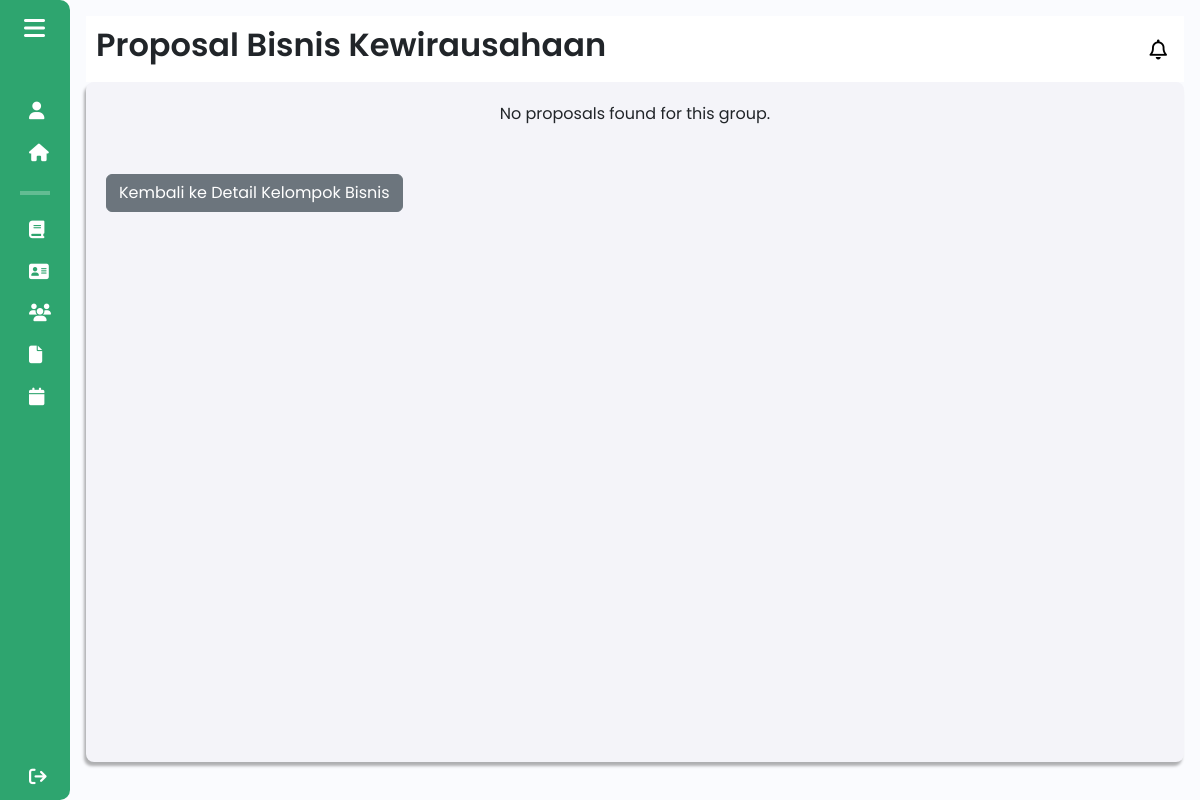
The page /components/pages/admin/proposal_bisnis_admin.php?id_kelompok=25 (signed in) on the database as committed earlier.
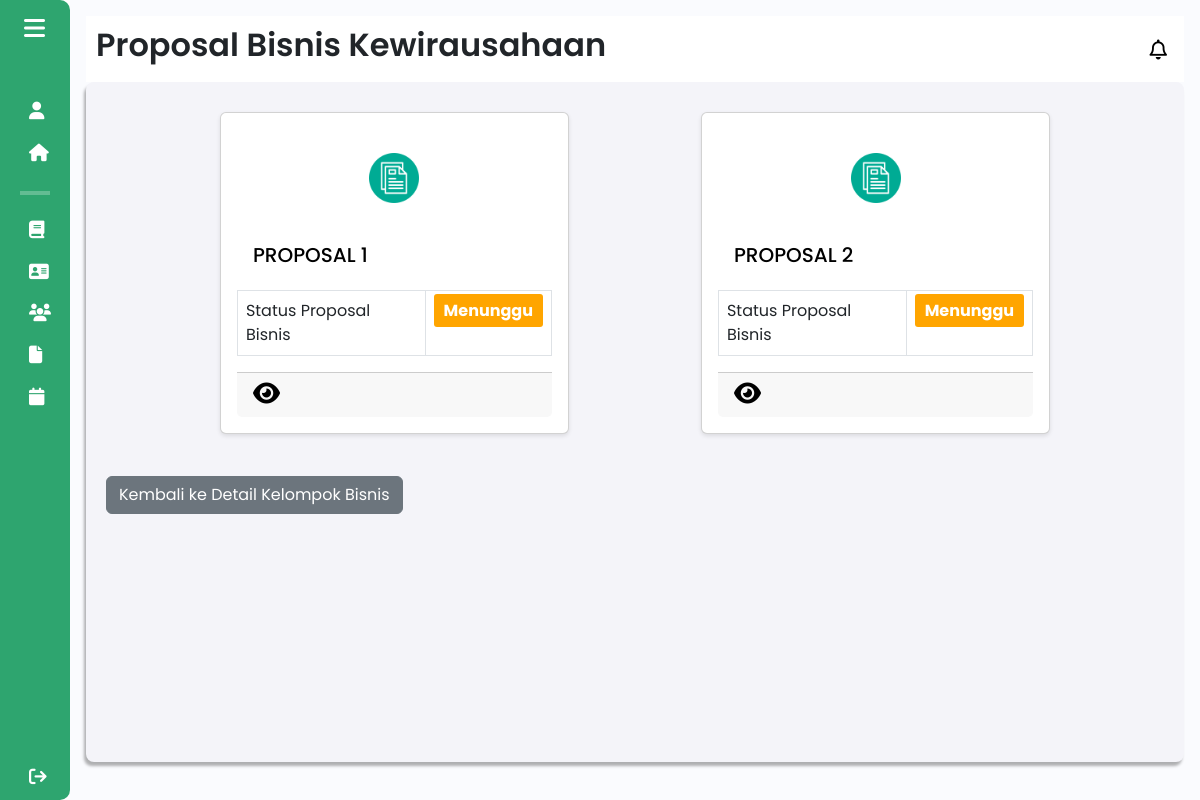
The same page on the database as committed later.
### tables this page shows
CREATE TABLE `proposal_bisnis_backup` (
  `id` int(11) NOT NULL DEFAULT 0,
  `judul_proposal` varchar(255) NOT NULL,
  `tahapan_bisnis` varchar(25) NOT NULL,
  `sdg` text NOT NULL,
  `kategori` varchar(255) DEFAULT NULL,
  `other_category` varchar(255) DEFAULT NULL,
  `proposal_pdf` varchar(255) NOT NULL,
  `kelompok_id` int(11) NOT NULL,
  `status` enum('menunggu','ditolak','disetujui') DEFAULT 'menunggu',
  `ide_bisnis` varchar(255) DEFAULT NULL,
  `feedback` varchar(255) DEFAULT NULL
);

### components/pages/admin/proposal_bisnis_admin.php (the view, shortened to what this page needs)
<?php
include $_SERVER['DOCUMENT_ROOT'] . '/Aplikasi-Kewirausahaan/config/db_connection.php';
$id_kelompok = isset($_GET['id_kelompok']) ? $_GET['id_kelompok'] : null;
if ($id_kelompok) {
    $sql = "SELECT * FROM proposal_bisnis_backup WHERE kelompok_id = $id_kelompok";
    $result = $conn->query($sql);
}
?>
<!DOCTYPE html>
<html lang="en">
<head>
    <link href="https://cdn.lineicons.com/4.0/lineicons.css" rel="stylesheet" />
    <link href="https://cdn.jsdelivr.net/npm/bootstrap@5.3.0-alpha3/dist/css/bootstrap.min.css" rel="stylesheet"
>
    <link rel="stylesheet" href="/Aplikasi-Kewirausahaan/assets/css/proposal_bisnis.css">
</head>
<body>
    <div class="wrapper">
        <?php
        include 'sidebar_admin.php';
        ?>
        <div class="main p-3">
            <div class="main_header">
                <?php
                    include 'header_admin.php';
                ?>
            </div>
            <div class="main_wrapper">
                <div class="card-container">
                    <?php
                    if ($result && mysqli_num_rows($result) > 0) {
                        while ($proposal = mysqli_fetch_assoc($result)) {
                            $id = $proposal['id'];
                            ?>
                            <div class="card" style="width: 33%; margin: 10px;">
                                <div class="card-icon text-center py-4">
                                    <img src="\Aplikasi-Kewirausahaan\assets\img\document-file_6424455.png" alt="Dokumen" style="width: 50px; height: 50px;">
                                </div>
                                <div class="card-body m-0">
                                    <h5 class="card-title"><?php echo htmlspecialchars($proposal['judul_proposal']); ?></h5>
                                </div>
                                <table class="table table-bordered m-0 styled-table">
                                    <tbody>
                                        <tr>
                                            <td>Status Proposal Bisnis</td>
                                            <td>
                                                <span id="status-label" class="status"
                                                    style="background-color: <?php
                                                        if ($proposal['status'] == 'disetujui') {
                                                            echo '#2ea56f';
                                                        } elseif ($proposal['status'] == 'ditolak') {
                                                            echo '#dc3545';
                                                        } else {
                                                            echo 'orange';
                                                        }
                                                    ?>; padding: 5px 10px; border-radius: 3px;">
                                                    <?php echo htmlspecialchars($proposal['status']); ?>
                                                </span>
                                            </td>
                                        </tr>
                                    </tbody>
                                </table>
                                <div class="card-footer">
                                <a href="detail_proposal_bisnis_admin.php?id=<?php echo $id; ?>&id_kelompok=<?php echo $id_kelompok; ?>">
                                    <i class="fa-solid fa-eye detail-icon" data-bs-toggle="tooltip" data-bs-custom-class="custom-tooltip" data-bs-title="Lihat Detail Proposal Bisnis"></i>
                                </a>
                                </div>
                            </div>
                            <?php
                        }
                    } else {
                        echo "<p>No proposals found for this group.</p>";
                    }
                    ?>
                </div>
                <div class="mt-3" onclick="window.location.href='detail_kelompok.php?id_kelompok=<?php echo $id_kelompok; ?>'" title="Kembali ke Detail Kelompok Bisnis">
                    <button class="btn btn-secondary mt-3">Kembali ke Detail Kelompok Bisnis</button>
                </div>
            </div>
        </div>
    </div>
</body>
</html>

Rows that differ between the two databases and show on the page:
added proposal_bisnis_backup: judul_proposal "PROPOSAL 1", status "Menunggu"
added proposal_bisnis_backup: judul_proposal "PROPOSAL 2", status "Menunggu"
Other text that changed with them:
text no longer shown: "No proposals found for this group."
